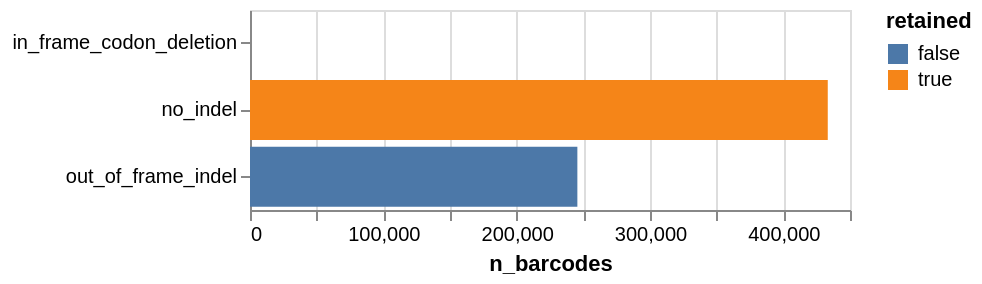

This figure's notebook cell:
### Code cell
# annotate with information on mutation types
consensus = alignparse.consensus.add_mut_info_cols(
    consensus,
    mutation_col="gene_mutations",
    sub_str_col="substitutions",
    n_indel_col="n_indels",
).rename(columns={"gene_mutations": "gene_mutation"})

# plot summary stats
stats = (
    consensus.assign(
        out_of_frame_indel=lambda x: x["n_indels"] > 0,
        in_frame_codon_deletion=lambda x: (
            (~x["out_of_frame_indel"]) & (x["substitutions"].str.contains("-"))
        ),
        no_indel=lambda x: (~x["out_of_frame_indel"]) & (~x["in_frame_codon_deletion"]),
        name="ndm_pacbio",
    )[["name", "out_of_frame_indel", "in_frame_codon_deletion", "no_indel"]]
    .groupby("name", as_index=False)
    .aggregate("sum")
    .melt(
        id_vars="name",
        var_name="category",
        value_name="n_barcodes",
    )
    .assign(retained=lambda x: x["category"] != "out_of_frame_indel")
)
 
stats_chart = (
    alt.Chart(stats)
    .encode(
        x=alt.X("n_barcodes"),
        y=alt.Y("category", title=None),
        color=alt.Color("retained"),
        tooltip=stats.columns.tolist(),
    )
    .mark_bar()
    .properties(width=300, height=100)
)
display(stats_chart)

### Figure 1 — Vega-Lite specification as saved in the notebook (floating-point values rounded to 4 significant figures)
{"config": {"view": {"continuousWidth": 300, "continuousHeight": 300}}, "data": {"name": "data-444df6a12a54e73c110207a4fe8f90b0"}, "mark": {"type": "bar"}, "encoding": {"color": {"field": "retained", "type": "nominal"}, "tooltip": [{"field": "name", "type": "nominal"}, {"field": "category", "type": "nominal"}, {"field": "n_barcodes", "type": "quantitative"}, {"field": "retained", "type": "nominal"}], "x": {"field": "n_barcodes", "type": "quantitative"}, "y": {"field": "category", "title": null, "type": "nominal"}}, "height": 100, "width": 300, "$schema": "https://vega.github.io/schema/vega-lite/v6.1.0.json", "datasets": {"data-444df6a12a54e73c110207a4fe8f90b0": [{"name": "ndm_pacbio", "category": "out_of_frame_indel", "n_barcodes": 245524, "retained": false}, {"name": "ndm_pacbio", "category": "in_frame_codon_deletion", "n_barcodes": 0, "retained": true}, {"name": "ndm_pacbio", "category": "no_indel", "n_barcodes": 433323, "retained": true}]}}
